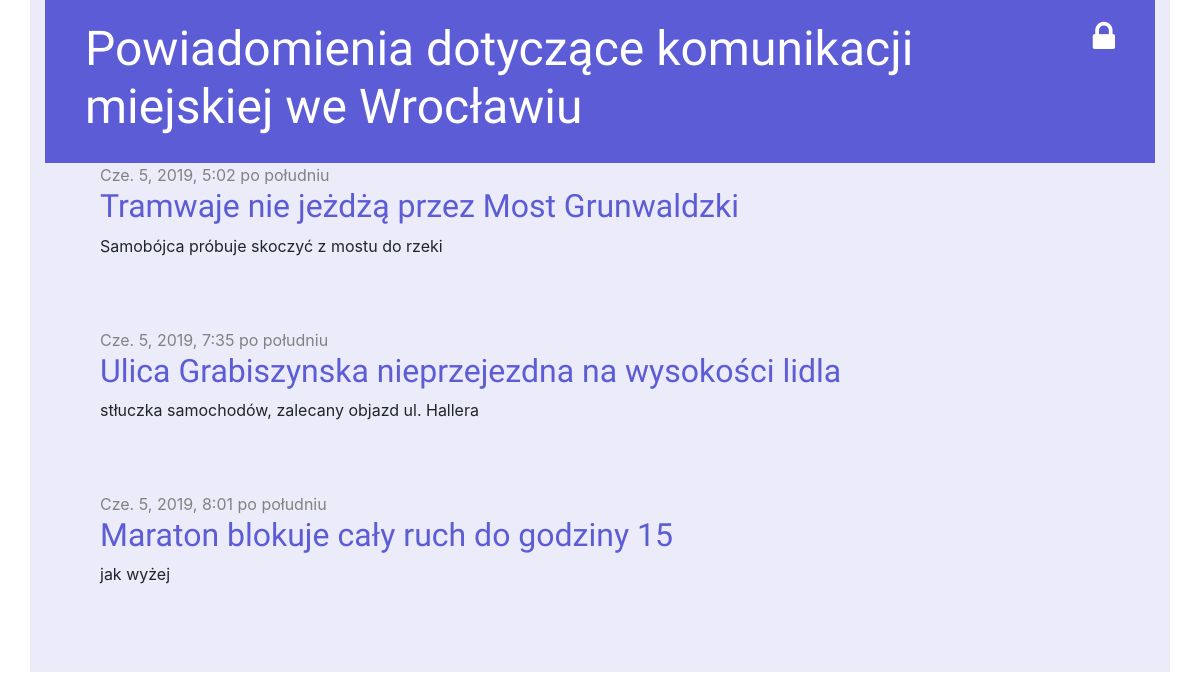
/, run on an earlier commit of the app's database.
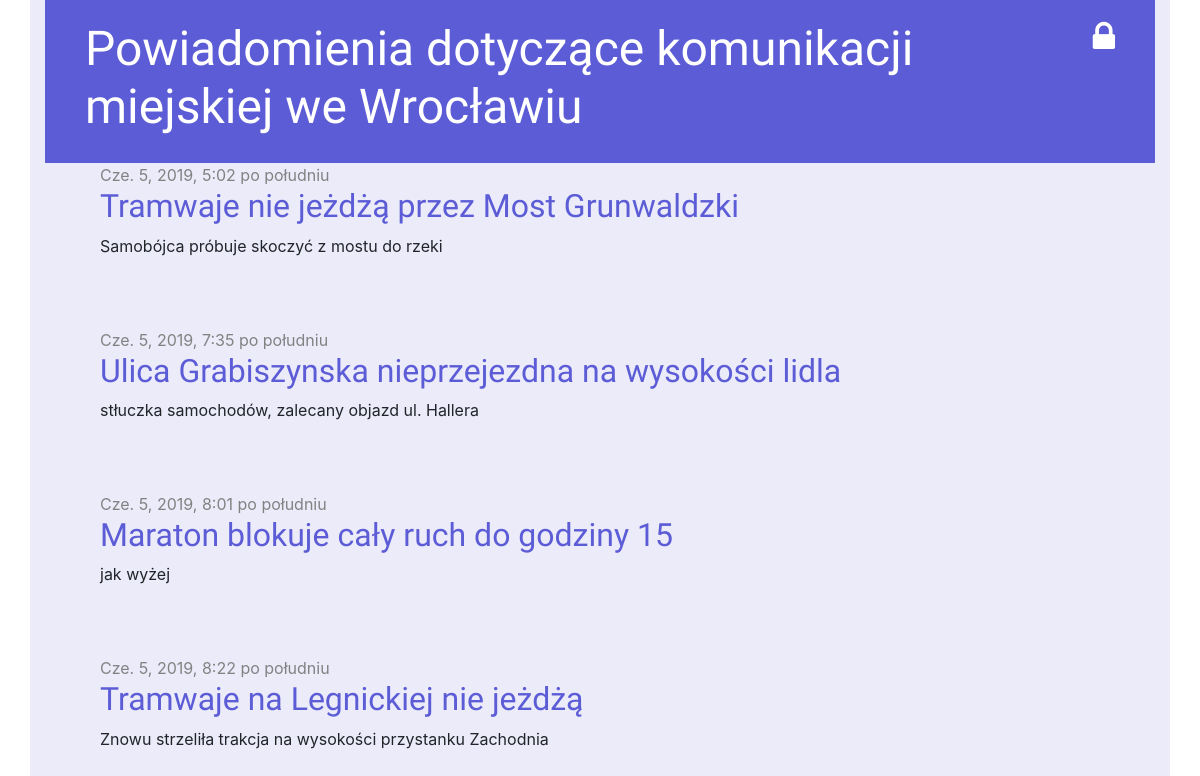
And on a later commit of the database.
### informant/models.py (models this page shows, shortened)
class Post(models.Model):
    author = models.ForeignKey('auth.User', on_delete=models.CASCADE)
    title = models.CharField(max_length=200)
    text = models.TextField()
    created_date = models.DateTimeField(
            default=timezone.now)
    published_date = models.DateTimeField(
            blank=True, null=True)

### informant/views.py (the view)
# urls.py: path('', views.post_list, name='post_list'),
def post_list(request):
    posts = Post.objects.filter(published_date__lte=timezone.now()).order_by('published_date')
    return render(request, 'informant/post_list.html', {'posts': posts})

### informant/templates/informant/post_list.html
{% extends 'informant/base.html' %}
{% block content %}
    {% for post in posts %}
        <div class="post">
            <div class="date">
                {{ post.published_date }}
            </div>
            <h2><a href="{% url 'post_detail' pk=post.pk %}">{{ post.title }}</a></h2>
            <p>{{ post.text|linebreaksbr }}</p>
        </div>
    {% endfor %}
{% endblock %}

What changed in the data, as far as the page shows it:
now on this page (row edited): Post: published_date "Cze. 5, 2019, 8:22 po południu", title "Tramwaje na Legnickiej nie jeżdżą", text "Znowu strzeliła trakcja na wysokości przystanku Zachodnia"
